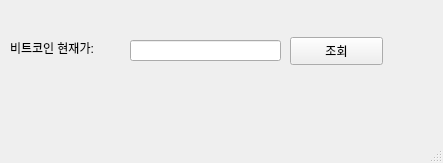
<?xml version="1.0" encoding="UTF-8"?>
<ui version="4.0">
 <class>MainWindow</class>
 <widget class="QMainWindow" name="MainWindow">
  <property name="geometry">
   <rect>
    <x>0</x>
    <y>0</y>
    <width>443</width>
    <height>163</height>
   </rect>
  </property>
  <property name="windowTitle">
   <string>코빗 시세 조회기</string>
  </property>
  <property name="windowIcon">
   <iconset>
    <normaloff>stock_01.png</normaloff>stock_01.png</iconset>
  </property>
  <widget class="QWidget" name="centralwidget">
   <widget class="QLabel" name="label">
    <property name="geometry">
     <rect>
      <x>10</x>
      <y>40</y>
      <width>121</width>
      <height>16</height>
     </rect>
    </property>
    <property name="text">
     <string>비트코인 현재가: </string>
    </property>
   </widget>
   <widget class="QLineEdit" name="lineEdit">
    <property name="geometry">
     <rect>
      <x>130</x>
      <y>40</y>
      <width>151</width>
      <height>21</height>
     </rect>
    </property>
    <property name="alignment">
     <set>Qt::AlignRight|Qt::AlignTrailing|Qt::AlignVCenter</set>
    </property>
    <property name="readOnly">
     <bool>true</bool>
    </property>
   </widget>
   <widget class="QPushButton" name="pushButton">
    <property name="geometry">
     <rect>
      <x>290</x>
      <y>37</y>
      <width>93</width>
      <height>28</height>
     </rect>
    </property>
    <property name="text">
     <string>조회</string>
    </property>
   </widget>
  </widget>
  <widget class="QMenuBar" name="menubar">
   <property name="geometry">
    <rect>
     <x>0</x>
     <y>0</y>
     <width>443</width>
     <height>26</height>
    </rect>
   </property>
  </widget>
  <widget class="QStatusBar" name="statusbar"/>
 </widget>
 <resources/>
 <connections/>
</ui>
